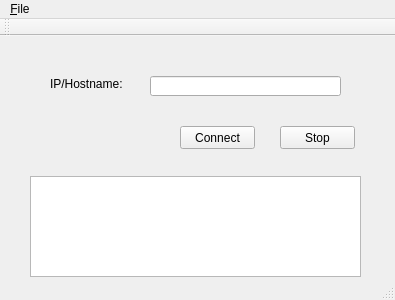
<?xml version="1.0" encoding="UTF-8"?>
<ui version="4.0">
 <class>Camara</class>
 <widget class="QMainWindow" name="Camara">
  <property name="geometry">
   <rect>
    <x>0</x>
    <y>0</y>
    <width>395</width>
    <height>300</height>
   </rect>
  </property>
  <property name="windowTitle">
   <string>Camara</string>
  </property>
  <widget class="QWidget" name="centralWidget">
   <widget class="QLineEdit" name="lineEdit">
    <property name="geometry">
     <rect>
      <x>150</x>
      <y>40</y>
      <width>191</width>
      <height>20</height>
     </rect>
    </property>
   </widget>
   <widget class="QLabel" name="label">
    <property name="geometry">
     <rect>
      <x>50</x>
      <y>40</y>
      <width>81</width>
      <height>16</height>
     </rect>
    </property>
    <property name="text">
     <string>IP/Hostname:</string>
    </property>
   </widget>
   <widget class="QPushButton" name="connectButton">
    <property name="geometry">
     <rect>
      <x>180</x>
      <y>90</y>
      <width>75</width>
      <height>23</height>
     </rect>
    </property>
    <property name="text">
     <string>Connect</string>
    </property>
   </widget>
   <widget class="QTextBrowser" name="textBrowser">
    <property name="geometry">
     <rect>
      <x>30</x>
      <y>140</y>
      <width>331</width>
      <height>101</height>
     </rect>
    </property>
   </widget>
   <widget class="QPushButton" name="stopButton">
    <property name="geometry">
     <rect>
      <x>280</x>
      <y>90</y>
      <width>75</width>
      <height>23</height>
     </rect>
    </property>
    <property name="text">
     <string>Stop</string>
    </property>
   </widget>
  </widget>
  <widget class="QMenuBar" name="menuBar">
   <property name="geometry">
    <rect>
     <x>0</x>
     <y>0</y>
     <width>395</width>
     <height>21</height>
    </rect>
   </property>
   <widget class="QMenu" name="menu_File">
    <property name="title">
     <string>&amp;File</string>
    </property>
    <addaction name="action_Open"/>
    <addaction name="separator"/>
    <addaction name="action_Quit"/>
   </widget>
   <addaction name="menu_File"/>
  </widget>
  <widget class="QToolBar" name="mainToolBar">
   <attribute name="toolBarArea">
    <enum>TopToolBarArea</enum>
   </attribute>
   <attribute name="toolBarBreak">
    <bool>false</bool>
   </attribute>
  </widget>
  <widget class="QStatusBar" name="statusBar"/>
  <action name="action_Open">
   <property name="text">
    <string>&amp;Open</string>
   </property>
  </action>
  <action name="action_Quit">
   <property name="text">
    <string>&amp;Quit</string>
   </property>
  </action>
 </widget>
 <layoutdefault spacing="6" margin="11"/>
 <resources/>
 <connections/>
</ui>
